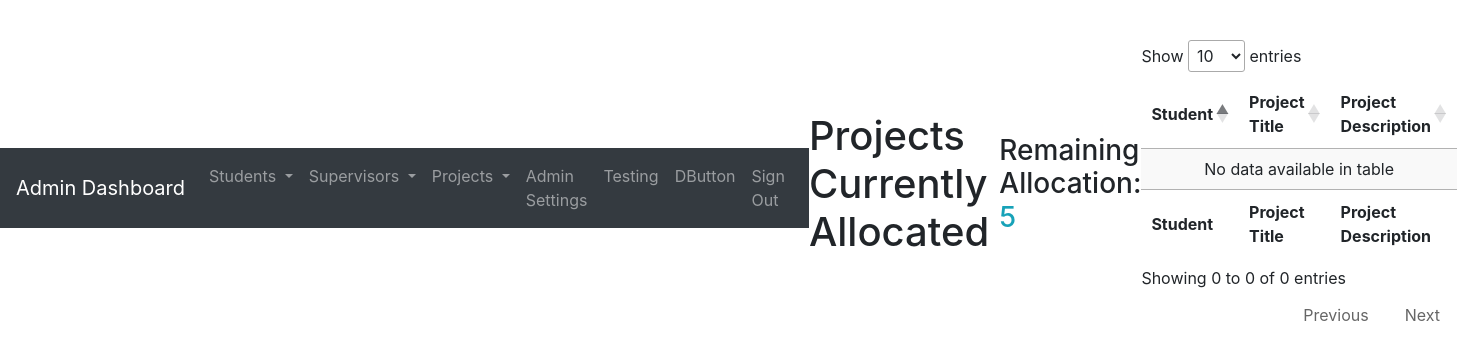
Before: /adminDashboard/currentProjects.php (signed in) with the older database file.
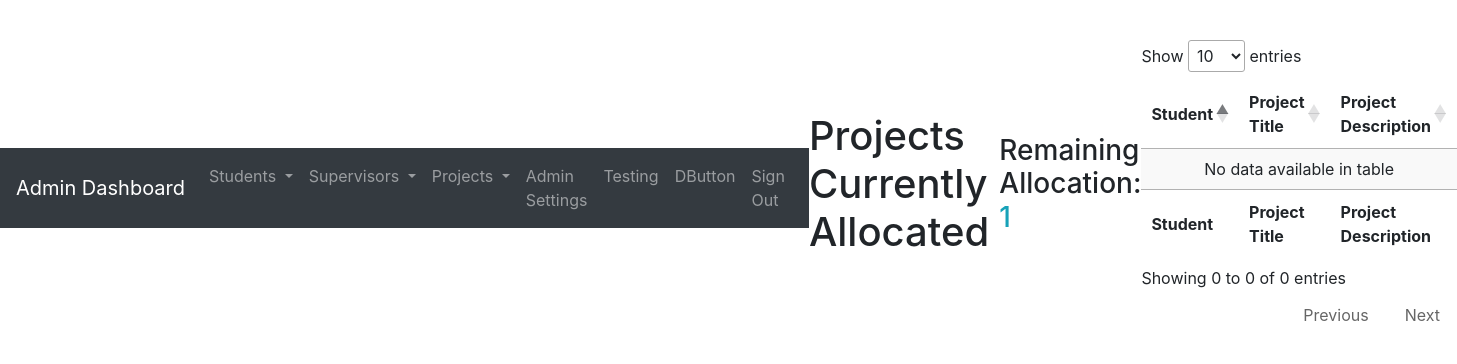
After: the same page with the newer database file.
### tables this page shows
CREATE TABLE `supervisors` (
  `Id` int(11) NOT NULL,
  `FirstName` varchar(20) NOT NULL,
  `LastName` varchar(20) NOT NULL,
  `SupervisorId` int(11) NOT NULL,
  `ProjectIdeas` text,
  `ProjectInterests` text,
  `CurrentAllocation` int(11) NOT NULL DEFAULT '0',
  `MaxAllocation` int(11) NOT NULL
);

### resources/session.php (called while the page is built, shortened)
<?php
   include('config.php');
   $user_check = $_SESSION['login_user'];
   $ses_sql = mysqli_query($db,"select * from users where UserName = '$user_check'");
   $row = mysqli_fetch_array($ses_sql,MYSQLI_ASSOC);
   if (empty($row['StudentId'])) {
      $id = $row['SupervisorId'];
   }else{
      $id = $row['StudentId'];
   }
?>

### sql/checkAllocation.php (called while the page is built)
<?php
$sql = "SELECT CurrentAllocation, MaxAllocation FROM supervisors WHERE Id = '$id'";
$result = $db->query($sql);
while($row = $result->fetch_assoc()) {
	$currentAllocation = $row['CurrentAllocation'];
	$maxAllocation = $row['MaxAllocation'];
}
?>

### shared/currentAllocation.php (the view)
<?php
include '../sql/checkAllocation.php';
$allocation = $maxAllocation - $currentAllocation;
echo $allocation;
?>

Changed rows visible on the page:
changed supervisors: MaxAllocation "5" → "1"
